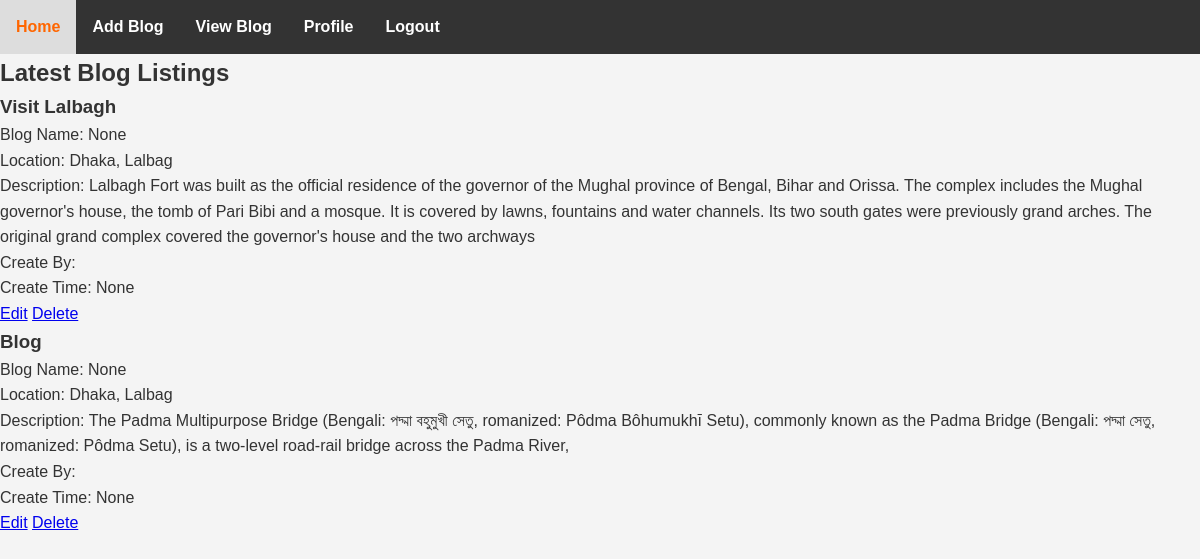
/viewBlog/ (signed in), run on the app's committed database.
### myapp/models.py (models this page shows, shortened)
class BlogHub(models.Model):
    blog_title=models.CharField(max_length=100,null=True)
    blogger_bio=models.CharField(max_length=100,null=True)
    location=models.CharField(max_length=100,null=True)
    description=models.TextField()
    create_at = models.DateTimeField(auto_now_add=True,null=True)
    blog_creator = models.ForeignKey(Custom_User,on_delete=models.CASCADE)

### myProject/views.py (the view)
# urls.py: path('viewBlog/',viewBlog,name='viewBlog'),
@login_required
def viewBlog(request):
    blog=BlogHub.objects.all()
    context={
        'blog':blog
    }
    return render(request,"view.html",context)

### Template/view.html (shortened to what this page needs)
{% extends "dashboard.html" %}
{% block content %}
<section class="blog-listings">
    <h2>Latest Blog Listings</h2>
    <ul>
        {% for i in blog %}
        <li>
            <h3>{{i.blog_title}}</h3>
            <p>Blog Name: {{i.blogger_bio}}</p>
            <p>Location: {{i.location}}</p>
            <p>Description: {{i.description}}</p>
            <p>Create By: {{i.job_creator}}</p>
            <p>Create Time: {{i.create_at}}</p>
            {% if user.user_type == 'bloggers' %}
            <a href=" {% url 'editBlog' i.id %} ">Edit</a>
            <a href=" {% url 'deleteBlog' i.id %} ">Delete</a>
            {% endif %}
        </li>
        {% endfor %}
    </ul>
</section>
{% endblock content %}

### Template/dashboard.html (shortened to what this page needs)
<!DOCTYPE html>
<html lang="en">
<head>
</head>
<body>
{% include "navbar.html" %}
{% block content %}
{% endblock content %}
</body>
</html>

### Template/navbar.html (shortened to what this page needs)
{% block content %}
<nav>
   {% if user.user_type == 'bloggers' %}
   <a href="#home">Home</a>
   <a href=" {% url 'addblog' %}" >Add Blog</a>
   <a href="{% url 'viewBlog' %}">View Blog</a>
   <a href="{% url 'ProfilePage' %}">Profile</a>
   <a href="{% url 'logoutPage' %}">Logout</a>
    {% elif user.user_type == 'viewers' %}
    <a href="#home">Home</a>
    <a href="{% url 'viewjobPage' %}">View Blog</a>
    <a href="#profile">Create Blog</a>
    <a href="{% url 'ProfilePage' %}">Profile</a>
    <a href="{% url 'logoutPage' %}">Logout</a>
   {% endif %}
</nav>
{% endblock content %}

### Template/dashboard.html (style rules this page uses)
body { font-family: Arial, sans-serif; margin: 0; padding: 0; }
nav { background-color: #333; overflow: hidden; }
nav a { float: left; display: block; color: white; text-align: center; padding: 14px 16px; text-decoration: none; }
* { margin: 0; padding: 0; box-sizing: border-box; }
body { font-family: Arial, sans-serif; background-color: #f4f4f4; line-height: 1.6; color: #333; }
nav a { text-decoration: none; color: #fff; font-weight: bold; transition: color 0.3s; }

### data on the page
BlogHub: blog_title "Visit Lalbagh", blogger_bio "None", location "Dhaka, Lalbag", description "Lalbagh Fort was built as the official residence of the governor of the Mughal province of Bengal, Bihar and Orissa. The complex includes the Mughal governor's house, the tomb of Pari Bibi and a mosque. It is covered by lawns, fountains and water channels. Its two south gates were previously grand arches. The original grand complex covered the governor's house and the two archways", create_at "None"
BlogHub: blog_title "Blog", blogger_bio "None", location "Dhaka, Lalbag", description "The Padma Multipurpose Bridge (Bengali: পদ্মা বহুমুখী সেতু, romanized: Pôdma Bôhumukhī Setu), commonly known as the Padma Bridge (Bengali: পদ্মা সেতু, romanized: Pôdma Setu), is a two-level road-rail bridge across the Padma River,", create_at "None"
